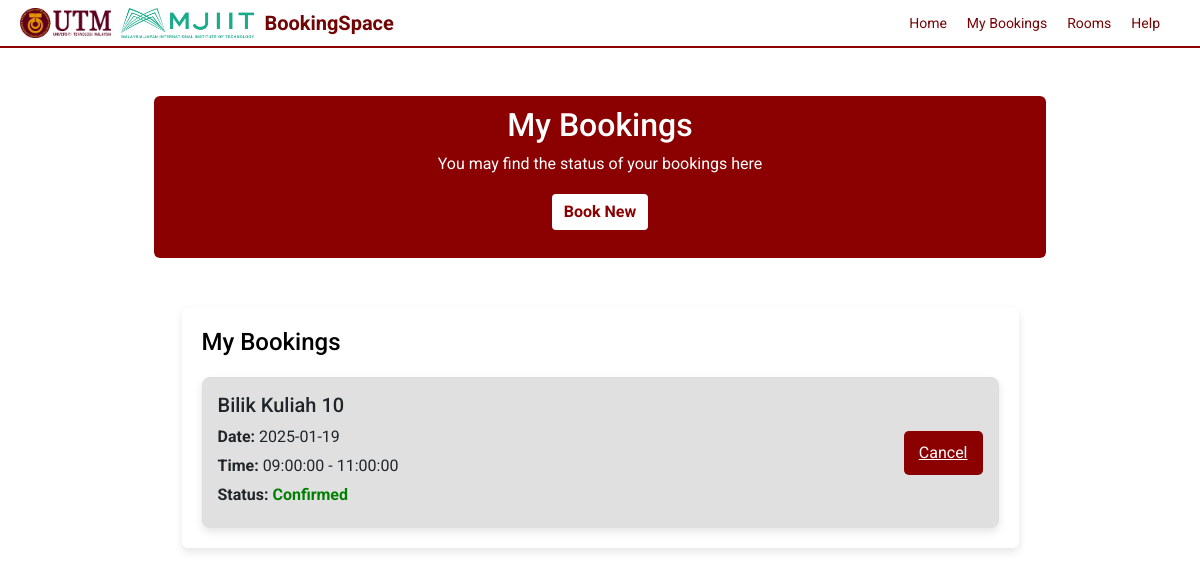
The app's page /my_bookings.php (signed in) with its own data.
### tables this page shows
CREATE TABLE IF NOT EXISTS bookings (
    booking_id INT AUTO_INCREMENT PRIMARY KEY,
    user_id INT NOT NULL,
    room_id INT NOT NULL,
    booking_date DATE NOT NULL,
    start_time TIME NOT NULL,
    end_time TIME NOT NULL,
    status ENUM('Confirmed', 'Cancelled', 'Completed') NOT NULL DEFAULT 'Confirmed',
    FOREIGN KEY (user_id) REFERENCES users(user_id),
    FOREIGN KEY (room_id) REFERENCES rooms(room_id)
);

CREATE TABLE IF NOT EXISTS rooms (
    room_id INT AUTO_INCREMENT PRIMARY KEY,
    room_name VARCHAR(255) NOT NULL,
    capacity INT NOT NULL,
    equipment TEXT,   
    status ENUM('Available', 'Booked', 'Maintenance') NOT NULL DEFAULT 'Available'
);

### my_bookings.php (the view, shortened to what this page needs)
<?php
include 'config.php';
$user_id = $_SESSION['user_id'];
$sql = "SELECT b.*, r.room_name
        FROM bookings b
        JOIN rooms r ON b.room_id = r.room_id
        WHERE b.user_id = ?
        ORDER BY b.booking_date DESC, b.start_time DESC";
$stmt = $conn->prepare($sql);
$stmt->bind_param("i", $user_id);
$stmt->execute();
$result = $stmt->get_result();
?>
<!DOCTYPE html>
<html lang="en">
<head>
    <link href="https://cdn.jsdelivr.net/npm/bootstrap@5.3.0/dist/css/bootstrap.min.css" rel="stylesheet">
</head>
<body>
    <div class="navbar">
        <div class="navbar-title">
            <img src="UTM-LOGO-FULL.png" alt="UTM Logo">
            <img src="Mjiit RoomMaster logo.png" alt="MJIIT Logo">
            <p>BookingSpace</p>
        </div>
        <div class="navbar-links">
            <a href="home.php">Home</a>
            <a href="my_bookings.php">My Bookings</a>
            <a href="rooms.php">Rooms</a>
            <a href="help.php">Help</a>
</div>
    </div>
    <div class="container my-5">
        <div class="booking-header mb-4">
            <h2>My Bookings</h2>
            <p>You may find the status of your bookings here</p>
            <button class="btn btn-book-new mb-3">Book New</button>
        </div>
        <div class="my-booking-container">
            <h4 style="text-align: left; color: #000000; margin-bottom: 20px;">My Bookings</h4>
            <div class="booking-list">
                <?php
                if ($result->num_rows > 0) {
                    while ($row = $result->fetch_assoc()) {
                        echo '
                        <div class="booking-item">
                            <div class="booking-details">
                                <h5>' . htmlspecialchars($row['room_name']) . '</h5>
                                <p><strong>Date:</strong> ' . htmlspecialchars($row['booking_date']) . '</p>
                                <p><strong>Time:</strong> ' . htmlspecialchars($row['start_time']) . ' - ' . htmlspecialchars($row['end_time']) . '</p>
                                <p><strong>Status:</strong> <span class="' . (htmlspecialchars($row['status']) === 'Confirmed' ? 'status-confirmed' : (htmlspecialchars($row['status']) === 'Pending' ? 'status-pending' : 'status-rejected')) . '">' . htmlspecialchars($row['status']) . '</span></p>
                            </div>
                            <a href="cancel_booking.php?id=' . htmlspecialchars($row['booking_id']) . '" class="cancel-btn" onclick="return confirm(\'Are you sure you want to cancel this booking?\')">Cancel</a>
                        </div>';
                    }
                } else {
                    echo '<p>You have no bookings at the moment.</p>';
                }
                ?>
            </div>
        </div>
    </div>
</body>
</html>

### my_bookings.php (style rules this page uses)
body { font-family: 'Roboto', Arial, sans-serif; margin: 0; padding: 0; background-image: url('bg website.png'); background-size: cover; background-repeat: no-repeat; background-attachment: fixed; background-position: center; }
.navbar { display: flex; align-items: center; background-color: rgba(255, 255, 255, 0.9); color: rgb(114, 4, 4); padding: 8px 20px; justify-content: space-between; width: 100%; border-bottom: 2px solid #8B0000; z-index: 10; }
.navbar-title { display: flex; align-items: center; }
.navbar-title img { max-height: 30px; margin-right: 10px; }
.navbar-title p { font-weight: bold; font-size: 20px; margin: 0; }
.navbar-links { display: flex; align-items: center; }
.navbar-links a { color: rgb(119, 4, 4); text-decoration: none; margin-right: 20px; font-size: 14px; }
.booking-header { background-color: #8B0000; color: white; padding: 10px; border-radius: 6px; text-align: center; width: 80%; margin-left: auto; margin-right: auto; }
.my-booking-container { margin-top: 50px; padding: 20px; background-color: white; border-radius: 6px; width: 75%; max-width: 900px; margin-left: auto; margin-right: auto; box-shadow: 0 4px 8px rgba(0, 0, 0, 0.1); }
.booking-list { display: flex; flex-direction: column; gap: 20px; }
.booking-item { background-color: #e0e0e0; padding: 15px; border-radius: 8px; border: 1px solid #ddd; box-shadow: 0 4px 8px rgba(0, 0, 0, 0.1); display: flex; justify-content: space-between; align-items: center; }
.booking-details { flex-grow: 1; margin-right: 20px; }
.booking-item p { margin: 5px 0; }
.status-confirmed { color: green; font-weight: bold; }
.cancel-btn { background-color: #8B0000; color: white; border: none; border-radius: 5px; padding: 10px 15px; cursor: pointer; margin-left: auto; }
.btn-book-new { background-color: white; color: #8B0000; border: 2px solid #8B0000; font-weight: bold; }

### records on screen
bookings: room.room_name "Bilik Kuliah 10", booking_date "2025-01-19", start_time "09:00:00", end_time "11:00:00", status "Confirmed"
